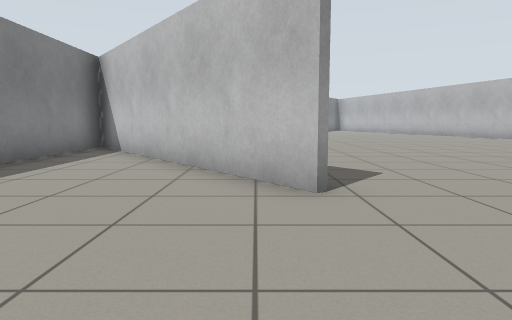
View 1 (above)

24 first-person views from a walk through a world built for the Gazebo simulator. The camera is 0.72 m above the floor, tilts 6° down and sees 70° across. The floor is counted in squares, 1 m on a side. Each view is taken from the middle of a square. On the plan, view 1 faces up. The plan holds only what a view shows up to about 11 squares ahead; the rest is blank. The place goes on beyond the plan.

View 2
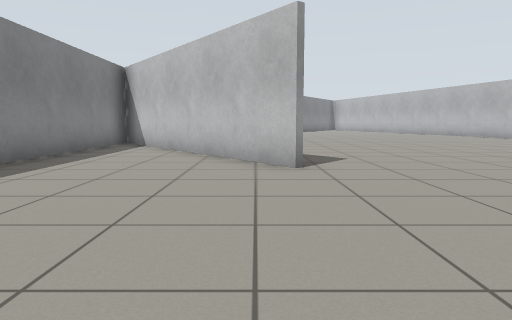

View 3
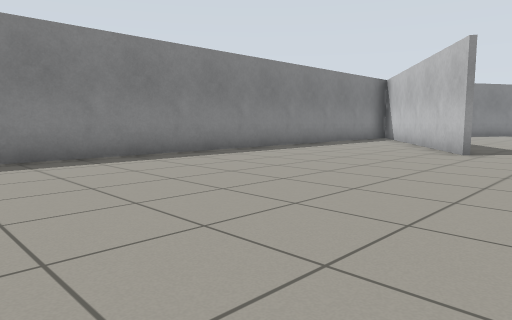

View 4
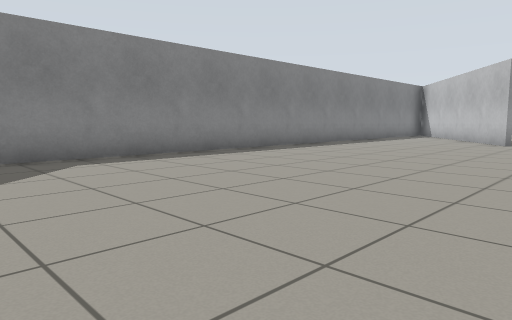

View 5
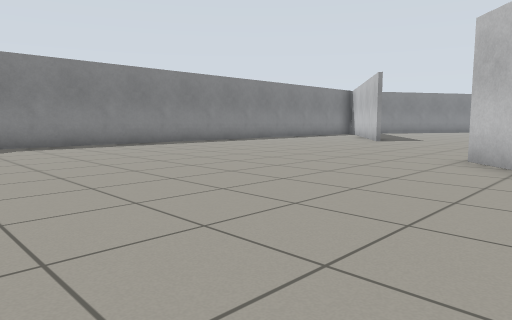

View 6
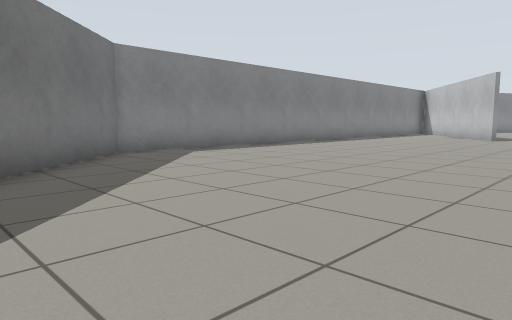

View 7
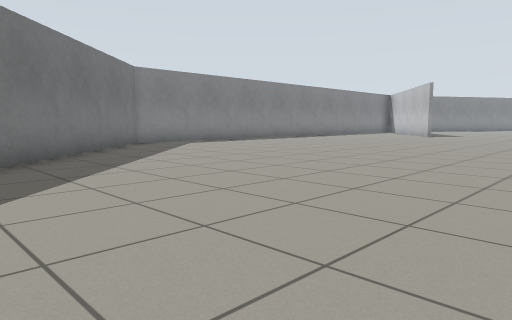

View 8
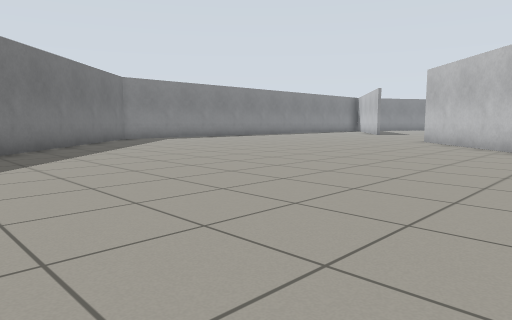

View 9
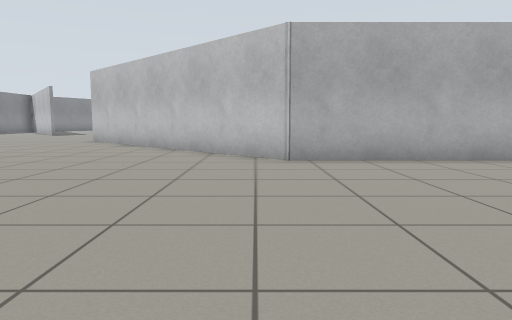

View 10
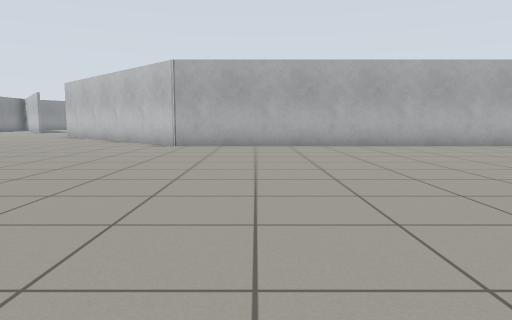

View 11
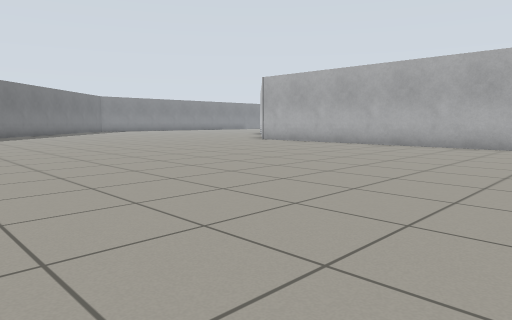

View 12
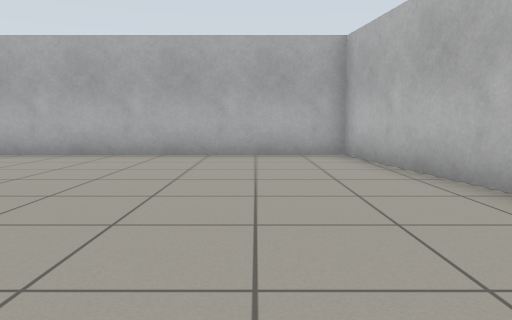

View 13
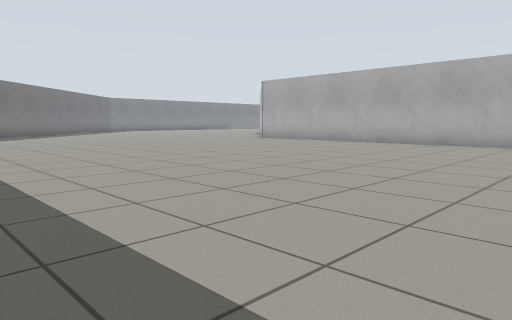

View 14
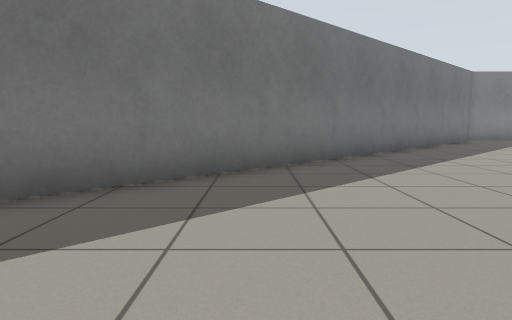

View 15
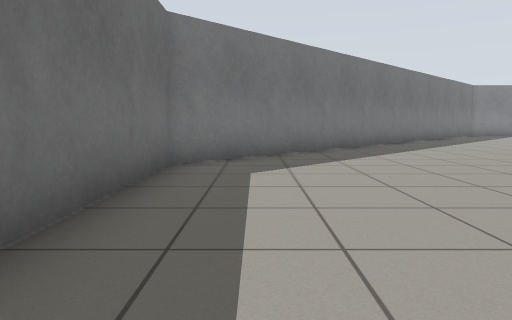

View 16
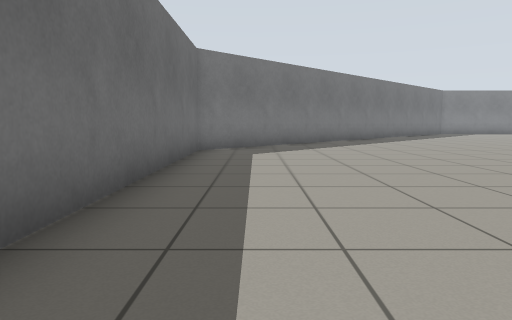

View 17
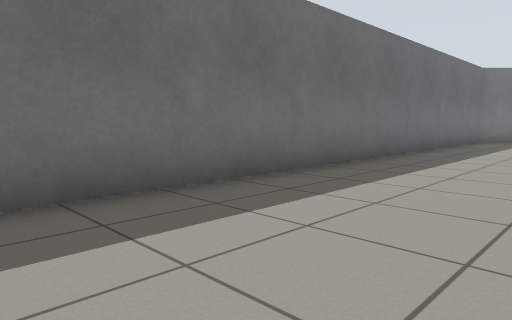

View 18
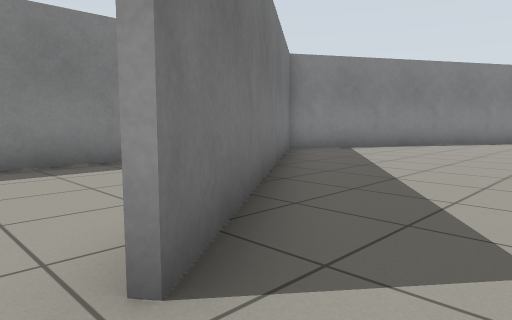

View 19
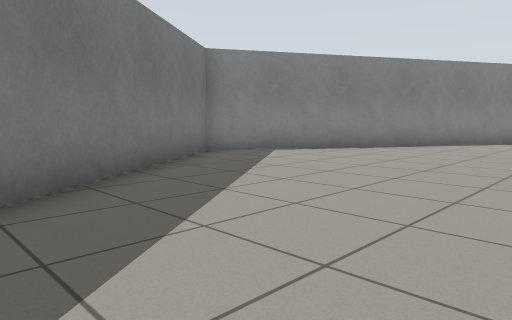

View 20
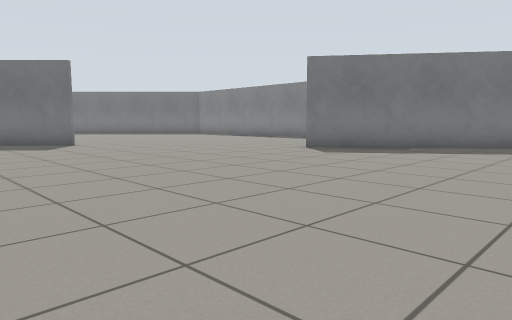

View 21
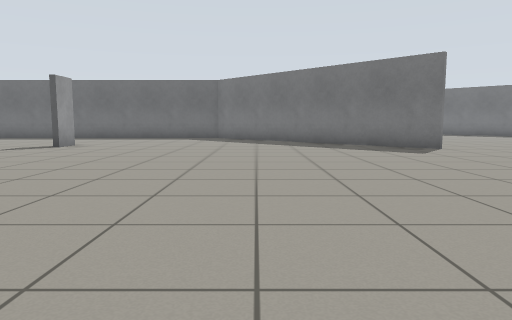

View 22
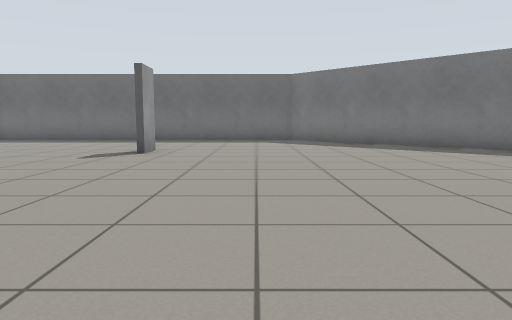

View 23
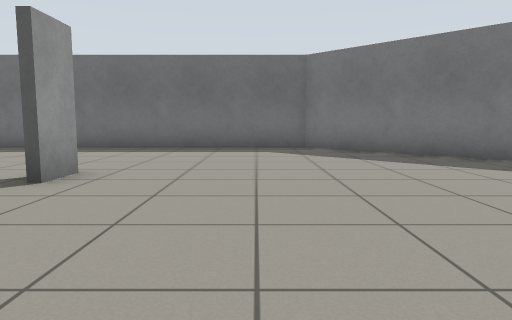

View 24
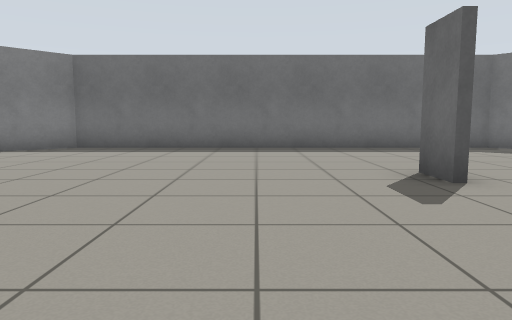

### Floor plan
Points are (right, up) in squares from view 1. A wall is a line through its corners. A room is listed if a view was taken in it or the views show most of it. See-through windows are left out.
Room 1 (views 1, 2, 3, 4, 5, 6, 7, 8, 9, 10, 11, 12, 13, 14, 15, 16, 17, 18, 19, 20, 21, 22, 23, 24)
walls: (5.1, -1.5) (11.6, -8) (22.9, -8); (0.6, 3.6) (-4.4, 10.4); (22.9, -8.2) (11.6, -8.2) (5, -1.6); (23.5, -12) (22.9, -8.1) (23.5, -7.4); (-4.4, 10.6) (-4.4, -8.2) (7.9, -20.4) (21.5, -20.4); (-0.9, 16.6) (-4.3, 10.6) (0.7, 3.7)
objects: door leaf (16, -3) to (16, -2)

Where each view was taken, in squares from view 1:
view 1: 0 up, 0 right, facing up
view 2: 2 down, 0 right, facing up
view 3: 5 down, 3 right, facing up-left
view 4: 9 down, 3 right, facing up-left
view 5: 9 down, 7 right, facing up-left
view 6: 12 down, 4 right, facing up-left
view 7: 14 down, 7 right, facing up-left
view 8: 15 down, 10 right, facing up-left
view 9: 15 down, 11 right, facing up
view 10: 19 down, 14 right, facing up
view 11: 19 down, 22 right, facing up-left
view 12: 16 down, 21 right, facing up
view 13: 20 down, 23 right, facing up-left
view 14: 16 down, 9 right, facing left
view 15: 19 down, 14 right, facing left
view 16: 19 down, 17 right, facing left
view 17: 17 down, 22 right, facing down-left
view 18: 3 up, 2 right, facing up-left
view 19: 5 up, 3 right, facing up-left
view 20: 10 up, 9 right, facing down-left
view 21: 8 up, 10 right, facing down
view 22: 6 up, 13 right, facing down
view 23: 2 up, 13 right, facing down
view 24: 2 up, 18 right, facing down
